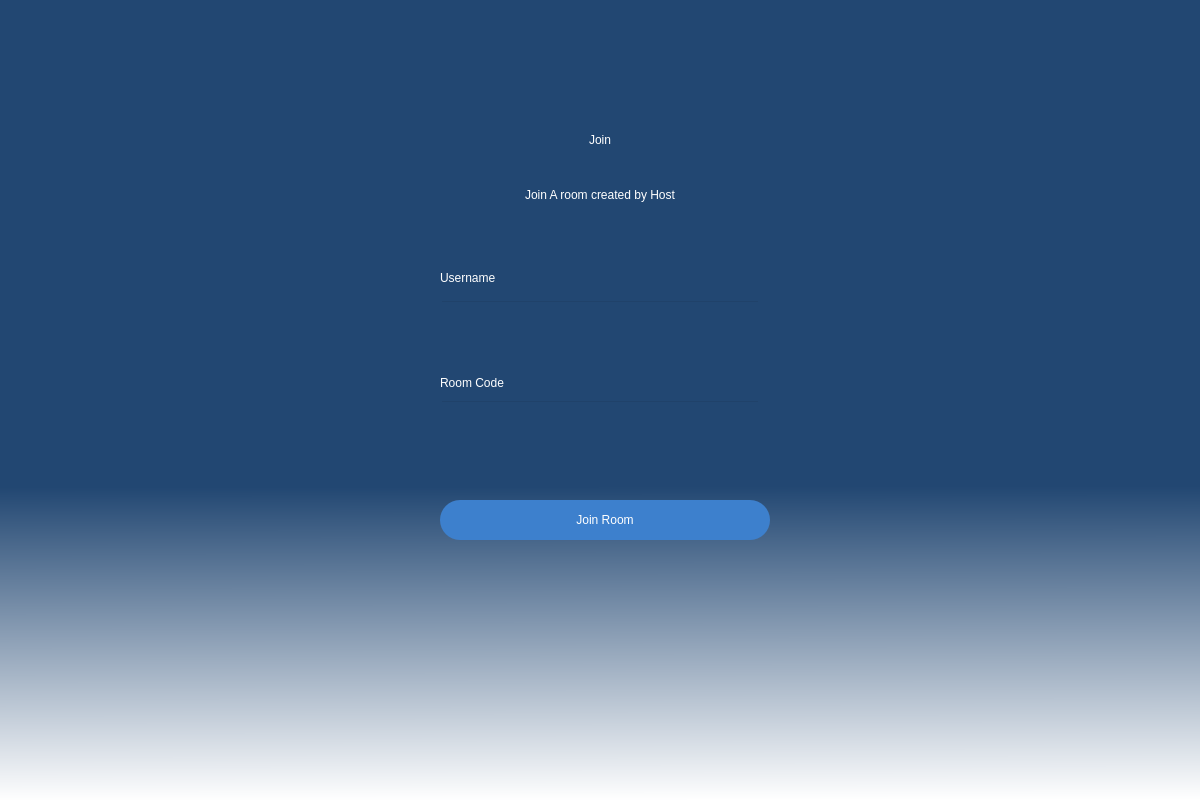
<?xml version="1.0" encoding="UTF-8"?>
<ui version="4.0">
 <class>Dialog</class>
 <widget class="QDialog" name="Dialog">
  <property name="geometry">
   <rect>
    <x>0</x>
    <y>0</y>
    <width>1200</width>
    <height>800</height>
   </rect>
  </property>
  <property name="windowTitle">
   <string>Dialog</string>
  </property>
  <widget class="QWidget" name="widget1" native="true">
   <property name="geometry">
    <rect>
     <x>0</x>
     <y>0</y>
     <width>1200</width>
     <height>800</height>
    </rect>
   </property>
   <property name="autoFillBackground">
    <bool>false</bool>
   </property>
   <property name="styleSheet">
    <string notr="true">QWidget#widget1{
background-color:qlineargradient(spread:pad, x1:0.527, y1:0.607955, x2:0.528, y2:1, stop:0 rgba(34, 71, 114, 255), stop:1 rgba(255, 255, 255, 255))}</string>
   </property>
   <widget class="QLabel" name="label_1">
    <property name="geometry">
     <rect>
      <x>360</x>
      <y>100</y>
      <width>480</width>
      <height>80</height>
     </rect>
    </property>
    <property name="styleSheet">
     <string notr="true">color: rgb(255, 255, 255);
font: 40pt &quot;MS Shell Dlg 2&quot;;
</string>
    </property>
    <property name="text">
     <string>Join</string>
    </property>
    <property name="textFormat">
     <enum>Qt::PlainText</enum>
    </property>
    <property name="scaledContents">
     <bool>false</bool>
    </property>
    <property name="alignment">
     <set>Qt::AlignCenter</set>
    </property>
   </widget>
   <widget class="QLabel" name="label_2">
    <property name="geometry">
     <rect>
      <x>360</x>
      <y>175</y>
      <width>480</width>
      <height>40</height>
     </rect>
    </property>
    <property name="styleSheet">
     <string notr="true">color:rgb(255, 255, 255);
font: 14pt &quot;MS Shell Dlg 2&quot;;
</string>
    </property>
    <property name="text">
     <string>Join A room created by Host</string>
    </property>
    <property name="alignment">
     <set>Qt::AlignCenter</set>
    </property>
   </widget>
   <widget class="QPushButton" name="pushButton_2">
    <property name="geometry">
     <rect>
      <x>440</x>
      <y>500</y>
      <width>330</width>
      <height>40</height>
     </rect>
    </property>
    <property name="styleSheet">
     <string notr="true">color:rgb(255, 255, 255);

background-color: rgb(61, 128, 205);
font: 20pt &quot;MS Shell Dlg 2&quot;;
border-radius:20px</string>
    </property>
    <property name="text">
     <string>Join Room</string>
    </property>
   </widget>
   <widget class="QLineEdit" name="Username_input">
    <property name="geometry">
     <rect>
      <x>440</x>
      <y>300</y>
      <width>320</width>
      <height>40</height>
     </rect>
    </property>
    <property name="styleSheet">
     <string notr="true">background-color:rgba(0,0,0,0);
color: rgb(255, 255, 255);
font:15px,&quot;MS Shell Dlg 2&quot;;</string>
    </property>
   </widget>
   <widget class="QLineEdit" name="RoomCode_input">
    <property name="geometry">
     <rect>
      <x>440</x>
      <y>400</y>
      <width>320</width>
      <height>40</height>
     </rect>
    </property>
    <property name="styleSheet">
     <string notr="true">background-color:rgba(0,0,0,0);
font:15px,&quot;MS Shell Dlg 2&quot;;
color:rgb(0,0,0)</string>
    </property>
   </widget>
   <widget class="QLabel" name="username">
    <property name="geometry">
     <rect>
      <x>440</x>
      <y>265</y>
      <width>75</width>
      <height>25</height>
     </rect>
    </property>
    <property name="styleSheet">
     <string notr="true">color: rgb(255, 255, 255);
font: 10pt &quot;MS Shell Dlg 2&quot;;</string>
    </property>
    <property name="text">
     <string>Username</string>
    </property>
   </widget>
   <widget class="QLabel" name="RoomCode">
    <property name="geometry">
     <rect>
      <x>440</x>
      <y>370</y>
      <width>90</width>
      <height>25</height>
     </rect>
    </property>
    <property name="styleSheet">
     <string notr="true">color: rgb(255, 255, 255);
font: 10pt &quot;MS Shell Dlg 2&quot;;</string>
    </property>
    <property name="text">
     <string>Room Code</string>
    </property>
   </widget>
   <widget class="QLabel" name="Errormsg">
    <property name="geometry">
     <rect>
      <x>440</x>
      <y>470</y>
      <width>320</width>
      <height>18</height>
     </rect>
    </property>
    <property name="styleSheet">
     <string notr="true">font: 10pt &quot;MS Shell Dlg 2&quot;;
color:rgb(255, 0, 0);</string>
    </property>
    <property name="text">
     <string/>
    </property>
   </widget>
  </widget>
 </widget>
 <resources/>
 <connections/>
</ui>
